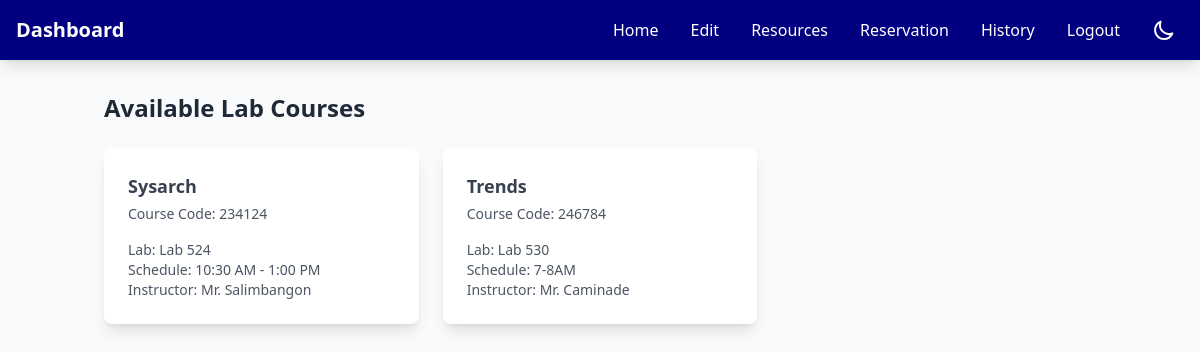
The app's page /resources.php (signed in) with its own data.
### tables this page shows
CREATE TABLE `courses` (
  `id` int(11) NOT NULL,
  `course_name` varchar(255) NOT NULL,
  `course_code` varchar(50) NOT NULL,
  `lab` varchar(50) NOT NULL,
  `schedule` varchar(100) NOT NULL,
  `instructor` varchar(255) NOT NULL,
  `created_at` timestamp NOT NULL DEFAULT current_timestamp()
);

### resources.php (the view, shortened to what this page needs)
<?php
include 'header.php';
$servername = "localhost";
$username = "root";
$password = "";
$database = "users";
$conn = new mysqli($servername, $username, $password, $database);
$sql = "SELECT * FROM courses ORDER BY course_name";
$result = $conn->query($sql);
?>
<!DOCTYPE html>
<html lang="en" class="light">
<head>
    <script src="https://cdn.tailwindcss.com"></script>
    <link rel="stylesheet" href="https://cdnjs.cloudflare.com/ajax/libs/font-awesome/6.4.0/css/all.min.css">
</head>
<body class="light">
        <nav class="bg-primary shadow-lg">
        <div class="max-w-7xl mx-auto px-4">
            <div class="flex justify-between items-center">
                <span class="text-white text-xl font-bold py-4">Dashboard</span>
                <div class="flex space-x-4">
                    <div class="hidden md:flex items-center space-x-4">
                        <a href="index.php" class="nav-link text-white hover:text-gray-200">Home</a>
                        <a href="edit_profile.php" class="nav-link text-white hover:text-gray-200">Edit</a>
                        <a href="resources.php" class="nav-link text-white hover:text-gray-200">Resources</a>
                        <a href="reservation.php" class="nav-link text-white hover:text-gray-200">Reservation</a>
                        <a href="history.php" class="nav-link text-white hover:text-gray-200">History</a>
                        <a href="login.php" class="nav-link text-white hover:text-gray-200">Logout</a>
                        <button id="darkModeToggle" class="p-2 rounded-lg text-white hover:text-gray-200">
                            <svg xmlns="http://www.w3.org/2000/svg" class="h-6 w-6 block dark:hidden" fill="none" viewBox="0 0 24 24" stroke="currentColor">
                                <path stroke-linecap="round" stroke-linejoin="round" stroke-width="2" d="M20.354 15.354A9 9 0 018.646 3.646 9.003 9.003 0 0012 21a9.003 9.003 0 008.354-5.646z" />
                            </svg>
                        </button>
                    </div>
                </div>
            </div>
        </div>
    </nav>
    <body class="bg-gray-100">
    <div class="container mx-auto px-4 py-8">
        <h2 class="text-2xl font-bold text-gray-800 dark:text-white mb-6">Available Lab Courses</h2>
        <div class="grid grid-cols-1 md:grid-cols-3 gap-6">
            <?php
            if ($result->num_rows > 0) {
                while($course = $result->fetch_assoc()) {
                    echo '<div class="bg-white dark:bg-gray-800 rounded-lg shadow-lg p-6 hover:shadow-xl transition-shadow duration-300">
                        <div class="flex justify-between items-start">
                            <div>
                                <h3 class="text-lg font-semibold text-gray-700 dark:text-white">'.htmlspecialchars($course['course_name']).'</h3>
                                <p class="text-sm text-gray-600 dark:text-gray-300 mt-1">Course Code: '.htmlspecialchars($course['course_code']).'</p>
                            </div>
                        </div>
                        <div class="mt-4">
                            <p class="text-sm text-gray-600 dark:text-gray-300">Lab: '.htmlspecialchars($course['lab']).'</p>
                            <p class="text-sm text-gray-600 dark:text-gray-300">Schedule: '.htmlspecialchars($course['schedule']).'</p>
                            <p class="text-sm text-gray-600 dark:text-gray-300">Instructor: '.htmlspecialchars($course['instructor']).'</p>
                        </div>
                    </div>';
                }
            } else {
                echo '<p class="col-span-3 text-center text-gray-500 dark:text-gray-400">No courses available at the moment.</p>';
            }
            ?>
        </div>
    </div>
</body>
</html>

### resources.php (style rules this page uses)
* { transition: background-color 0.3s ease, color 0.3s ease; }
.nav-link { position: relative; padding: 0.5rem; }
.nav-link:after { content: ''; position: absolute; width: 0; height: 2px; bottom: 0; left: 0; background-color: white; transition: width 0.3s ease; }

### records on screen
courses: course_name "Sysarch", course_code "234124", lab "Lab 524", schedule "10:30 AM - 1:00 PM", instructor "Mr. Salimbangon"
courses: course_name "Trends", course_code "246784", lab "Lab 530", schedule "7-8AM", instructor "Mr. Caminade"
